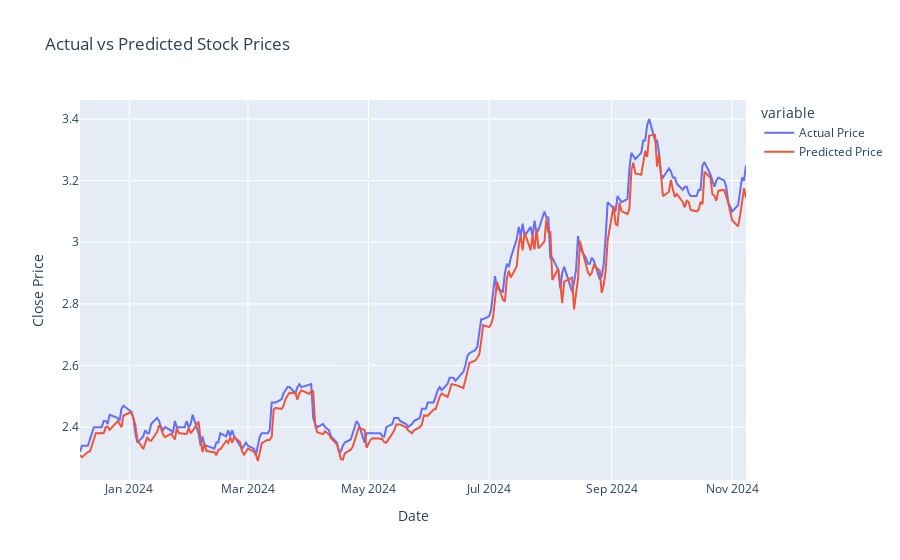

The cell this chart's notebook holds for it:
### Code cell
fig_lstm = px.line(validation_df, x='Date', y=['Actual Price', 'Predicted Price'], title='Actual vs Predicted Stock Prices')
fig_lstm.update_layout(xaxis_title='Date', yaxis_title='Close Price')
fig_lstm.show()

### Figure 1 — Plotly figure (JSON) as saved in the notebook; plotly's stock layout.template omitted (floating-point values rounded to 4 significant figures; data arrays with more than 128 entries replaced by an {"elided": "..."} marker saying what was removed)
{"data": [{"hovertemplate": "variable=Actual Price<br>Date=%{x}<br>value=%{y}<extra></extra>", "legendgroup": "Actual Price", "line": {"color": "#636efa", "dash": "solid"}, "marker": {"symbol": "circle"}, "mode": "lines", "name": "Actual Price", "orientation": "v", "showlegend": true, "type": "scatter", "x": {"elided": "232 str values"}, "xaxis": "x", "y": {"elided": "232 float values"}, "yaxis": "y"}, {"hovertemplate": "variable=Predicted Price<br>Date=%{x}<br>value=%{y}<extra></extra>", "legendgroup": "Predicted Price", "line": {"color": "#EF553B", "dash": "solid"}, "marker": {"symbol": "circle"}, "mode": "lines", "name": "Predicted Price", "orientation": "v", "showlegend": true, "type": "scatter", "x": {"elided": "232 str values"}, "xaxis": "x", "y": {"elided": "232 float values"}, "yaxis": "y"}], "layout": {"legend": {"title": {"text": "variable"}, "tracegroupgap": 0}, "title": {"text": "Actual vs Predicted Stock Prices"}, "xaxis": {"anchor": "y", "domain": [0, 1], "title": {"text": "Date"}}, "yaxis": {"anchor": "x", "domain": [0, 1], "title": {"text": "Close Price"}}}}
